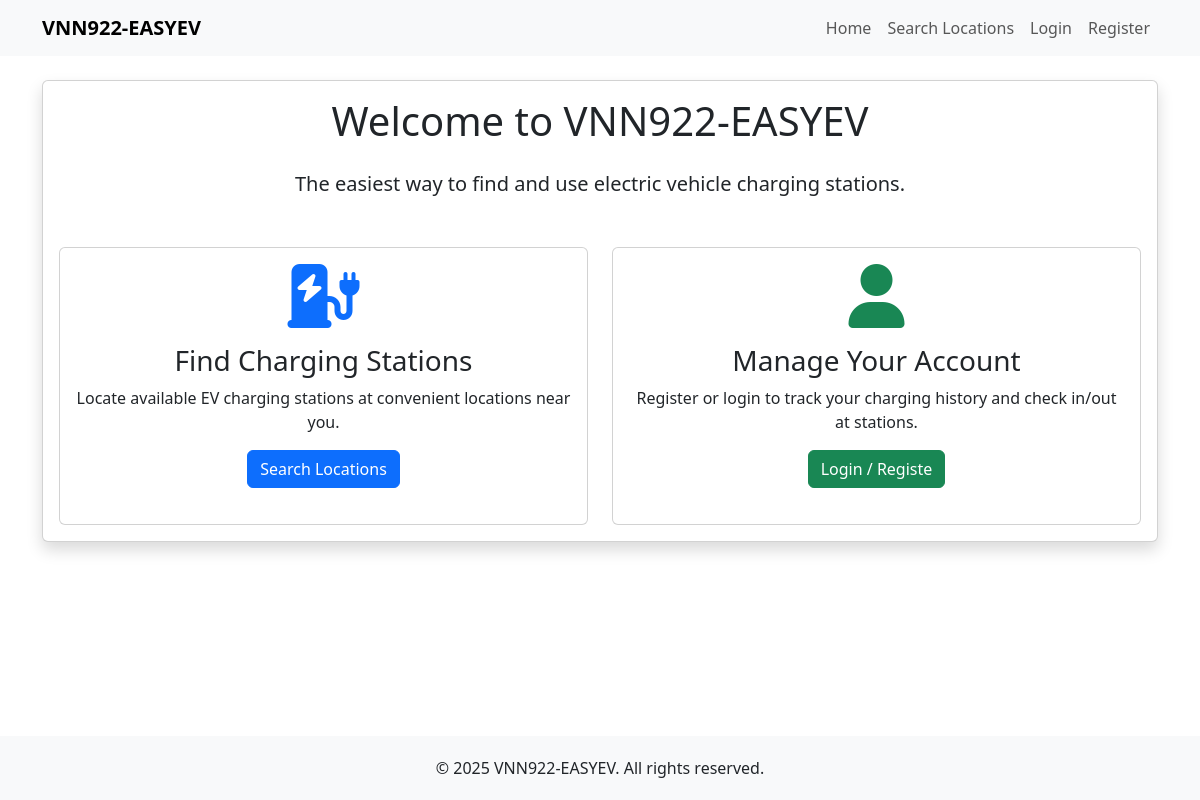
/user/index.php, run on an earlier commit of the app's database.
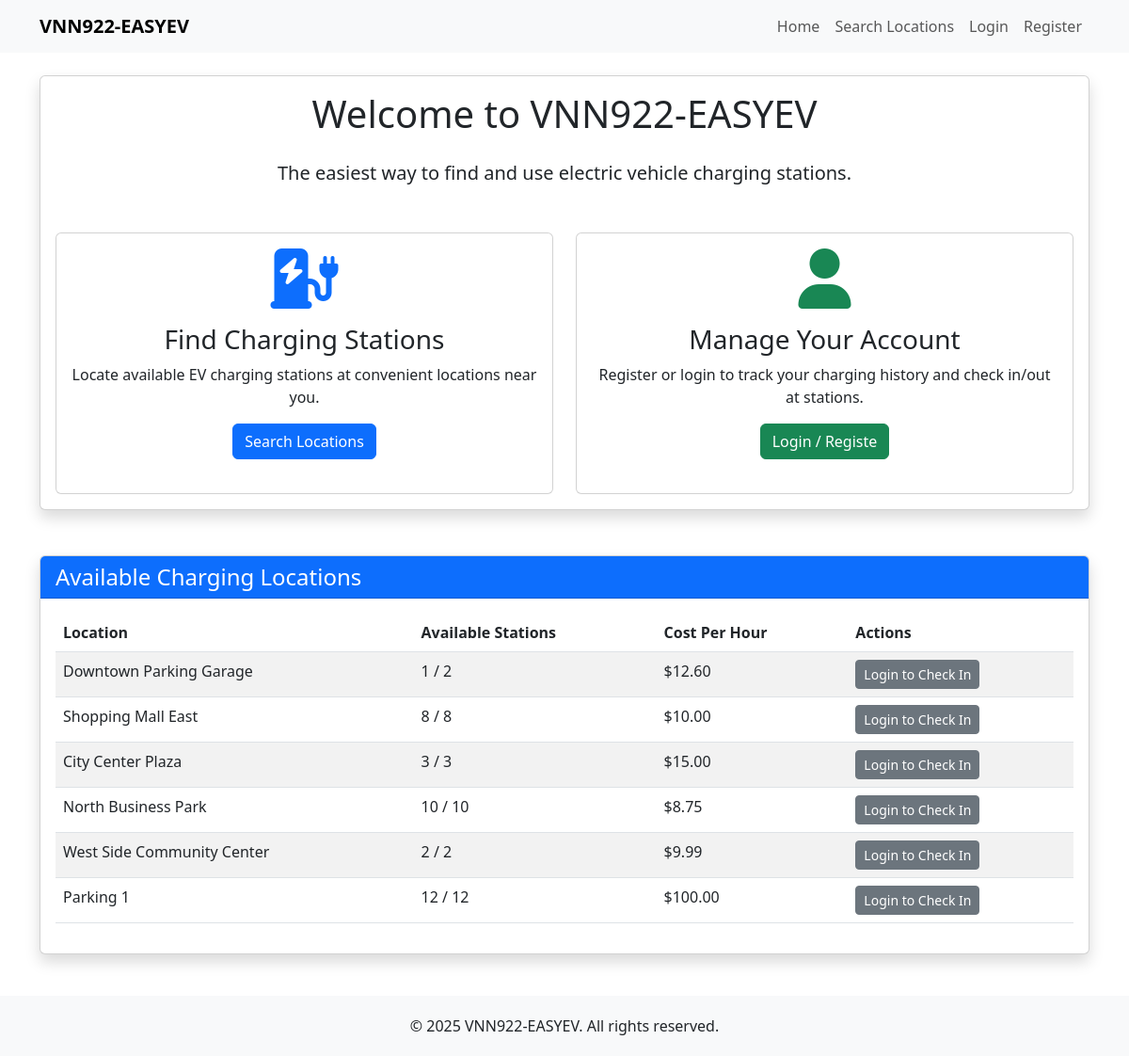
And on a later commit of the database.
### tables this page shows
CREATE TABLE IF NOT EXISTS charging_locations (
    location_id INT AUTO_INCREMENT PRIMARY KEY,
    description VARCHAR(255) NOT NULL,
    num_stations INT NOT NULL,
    cost_per_hour DECIMAL(10, 2) NOT NULL,
    created_at TIMESTAMP DEFAULT CURRENT_TIMESTAMP,
    updated_at TIMESTAMP DEFAULT CURRENT_TIMESTAMP ON UPDATE CURRENT_TIMESTAMP
);

### classes/Database.php (called while the page is built, shortened)
<?php
class Database {
    private $host = DB_HOST;
    private $user = DB_USER;
    private $pass = DB_PASS;
    private $dbname = DB_NAME;
    private $conn;
    private $stmt;
    public function __construct() {
        $this->conn = new mysqli($this->host, $this->user, $this->pass, $this->dbname);
    }
    public function query($query) {
        $this->stmt = $this->conn->prepare($query);
    }
    public function execute() {
        return $this->stmt->execute();
    }
    public function resultSet() {
        $this->execute();
        $result = $this->stmt->get_result();
        return $result->fetch_all(MYSQLI_ASSOC);
    }
}

### classes/Location.php (called while the page is built, shortened)
<?php
class Location {
    private $db;
    public function __construct() {
        $this->db = new Database();
    }
    public function getAvailableLocations() {
        $this->db->query('SELECT cl.*,
                         (SELECT COUNT(*) FROM charging_sessions cs
                          WHERE cs.location_id = cl.location_id AND cs.status = "active") AS active_sessions,
                         (cl.num_stations - (SELECT COUNT(*) FROM charging_sessions cs
                                             WHERE cs.location_id = cl.location_id AND cs.status = "active")) AS available_stations
                          FROM charging_locations cl
                          HAVING available_stations > 0
                          ORDER BY cl.location_id');
        return $this->db->resultSet();
    }
}

### user/index.php (the view, shortened to what this page needs)
<?php
require_once root . '/includes/header.php';
$location = new Location();
$availableLocations = $location->getAvailableLocations();
?>
<div class="row">
    <div class="col-lg-12">
        <div class="card shadow mb-4">
            <div class="card-body">
                <h1 class="card-title text-center mb-4">Welcome to <?php echo SITE_NAME; ?></h1>
                <p class="lead text-center">The easiest way to find and use electric vehicle charging stations.</p>
                <div class="row mt-5">
                    <div class="col-md-6">
                        <div class="card h-100">
                            <div class="card-body text-center">
                                <i class="fas fa-charging-station fa-4x mb-3 text-primary"></i>
                                <h3>Find Charging Stations</h3>
                                <p>Locate available EV charging stations at convenient locations near you.</p>
                                <a href="/user/search-locations.php" class="btn btn-primary">Search Locations</a>
                            </div>
                        </div>
                    </div>
                    <div class="col-md-6">
                        <div class="card h-100">
                            <div class="card-body text-center">
                                <i class="fas fa-user fa-4x mb-3 text-success"></i>
                                <h3>Manage Your Account</h3>
                                <p>Register or login to track your charging history and check in/out at stations.</p>
                                <?php if(isLoggedIn()) : ?>
                                    <a href="<?php echo isAdmin() ? '/admin/locations.php' : '/user/my-dashboard.php'; ?>" class="btn btn-success">Go to Dashboard</a>
                                <?php else : ?>
                                    <a href="../login.php" class="btn btn-success">Login / Registe</a>
                                <?php endif; ?>
                            </div>
                        </div>
                    </div>
                </div>
            </div>
        </div>
    </div>
</div>
<?php if(count($availableLocations) > 0) : ?>
<div class="row mt-4">
    <div class="col-lg-12">
        <div class="card shadow">
            <div class="card-header bg-primary text-white">
                <h4 class="m-0">Available Charging Locations</h4>
            </div>
            <div class="card-body">
                <div class="table-responsive">
                    <table class="table table-striped">
                        <thead>
                            <tr>
                                <th>Location</th>
                                <th>Available Stations</th>
                                <th>Cost Per Hour</th>
                                <th>Actions</th>
                            </tr>
                        </thead>
                        <tbody>
                            <?php foreach($availableLocations as $loc) : ?>
                                <tr>
                                    <td><?php echo $loc['description']; ?></td>
                                    <td><?php echo $loc['available_stations']; ?> / <?php echo $loc['num_stations']; ?></td>
                                    <td>$<?php echo number_format($loc['cost_per_hour'], 2); ?></td>
                                    <td>
                                        <?php if(isLoggedIn() && !isAdmin()) : ?>
                                            <a href="/user/check-in.php?location_id=<?php echo $loc['location_id']; ?>" class="btn btn-sm btn-success">Check In</a>
                                        <?php elseif(!isLoggedIn()) : ?>
                                            <a href="/../login.php" class="btn btn-sm btn-secondary">Login to Check In</a>                                        <?php endif; ?>
                                    </td>
                                </tr>
                            <?php endforeach; ?>
                        </tbody>
                    </table>
                </div>
            </div>
        </div>
    </div>
</div>
<?php endif; ?>
<?php require_once root .'/includes/footer.php'; ?>

### includes/header.php (shortened to what this page needs)
<?php
require_once (root . '/classes/Database.php');
require_once (root . '/classes/Location.php');
function isLoggedIn() {
    return isset($_SESSION['user_id']);
}
?>
<!DOCTYPE html>
<html lang="en">
<head>
    <link href="https://cdn.jsdelivr.net/npm/bootstrap@5.3.0-alpha1/dist/css/bootstrap.min.css" rel="stylesheet">
    <link href="https://cdnjs.cloudflare.com/ajax/libs/font-awesome/6.0.0-beta3/css/all.min.css" rel="stylesheet">
</head>
<body>
    <nav class="navbar navbar-expand-lg navbar-light bg-light fixed-top">
        <div class="container">
            <a class="navbar-brand" href="/index.php"><?php echo SITE_NAME; ?></a>
            <div class="collapse navbar-collapse" id="navbarNav">
                <ul class="navbar-nav ms-auto">
                    <li class="nav-item">
                        <a class="nav-link" href="/index.php">Home</a>
                    </li>
                    <li class="nav-item">
                        <a class="nav-link" href="/user/search-locations.php">Search Locations</a>
                    </li>
                    <?php if(isLoggedIn()) : ?>
                        <?php if(isAdmin()) : ?>
                            <li class="nav-item dropdown">
                                <a class="nav-link dropdown-toggle" href="#" id="adminDropdown" role="button" data-bs-toggle="dropdown" aria-expanded="false">
                                    Admin
                                </a>
                                <ul class="dropdown-menu" aria-labelledby="adminDropdown">
                                    <li><a class="dropdown-item" href="/admin/locations.php">Manage Locations</a></li>
                                    <li><a class="dropdown-item" href="/admin/users.php">Manage Users</a></li>
                                </ul>
                            </li>
                        <?php else : ?>
                            <li class="nav-item">
                                <a class="nav-link" href="/user/my-dashboard.php">My Dashboard</a>
                            </li>
                        <?php endif; ?>
                        <!-- <li class="nav-item">
                            <a class="nav-link" href="/profile.php">Profile (<?php echo $_SESSION['name']; ?>)</a>
                        </li>
                        <li class="nav-item">
                            <a href="/logout.php" class="nav-link btn btn-primary text-white">
                                Logout
                            </a>
                        </li> -->
                        <li class="nav-item dropdown">
                            <a
                                class="nav-link dropdown-toggle p-0"
                                href="#"
                                id="userDropdown"
                                role="button"
                                data-bs-toggle="dropdown"
                                aria-expanded="false"
                            >
                            <img
                            src="https://avatar.iran.liara.run/public"
                            alt="Avatar"
                            class="rounded-circle"
                            width="32"
                            height="32"
                            />
                            </a>
                            <ul class="dropdown-menu dropdown-menu-end" aria-labelledby="userDropdown">
                                <li>
                                <a class="dropdown-item" href="/profile.php">
                                    Profile (<?php echo htmlspecialchars($_SESSION['name'], ENT_QUOTES); ?>)
                                </a>
                                </li>
                                <li><hr class="dropdown-divider"></li>
                                <li>
                                    <a class="dropdown-item" href="/logout.php">Logout</a>
                                </li>
                            </ul>
                            </li>
                    <?php else : ?>
                        <li class="nav-item">
                            <a class="nav-link" href="/login.php">Login</a>
                        </li>
                        <li class="nav-item">
                            <a class="nav-link" href="/register.php">Register</a>
                        </li>
                    <?php endif; ?>
                </ul>
            </div>
        </div>
    </nav>
    <div class="main-content py-4">
        <div class="container">

### includes/footer.php (shortened to what this page needs)
</div>
    </div>
    <footer class="footer mt-auto">
        <div class="container">
            <div class="text-center">
                <p class="mb-0">&copy; <?php echo date('Y'); ?> <?php echo SITE_NAME; ?>. All rights reserved.</p>
            </div>
        </div>
    </footer>
</body>
</html>

### includes/header.php (style rules this page uses)
body { padding-top: 56px; min-height: 100vh; display: flex; flex-direction: column; }
.main-content { flex: 1; }
.footer { padding: 20px 0; background-color: #f8f9fa; }
.card { margin-bottom: 20px; }
.navbar-brand { font-weight: bold; }

What changed in the data, as far as the page shows it:
added charging_locations: description "Downtown Parking Garage", available_stations "1", num_stations "2", cost_per_hour "12.60"
added charging_locations: description "Shopping Mall East", available_stations "8", num_stations "8", cost_per_hour "10.00"
added charging_locations: description "City Center Plaza", available_stations "3", num_stations "3", cost_per_hour "15.00"
added charging_locations: description "North Business Park", available_stations "10", num_stations "10", cost_per_hour "8.75"
added charging_locations: description "West Side Community Center", available_stations "2", num_stations "2", cost_per_hour "9.99"
added charging_locations: description "Parking 1", available_stations "12", num_stations "12", cost_per_hour "100.00"
Also different on the page:
text now shown: "Available Charging Locations Location Available Stations Cost Per Hour Actions"
